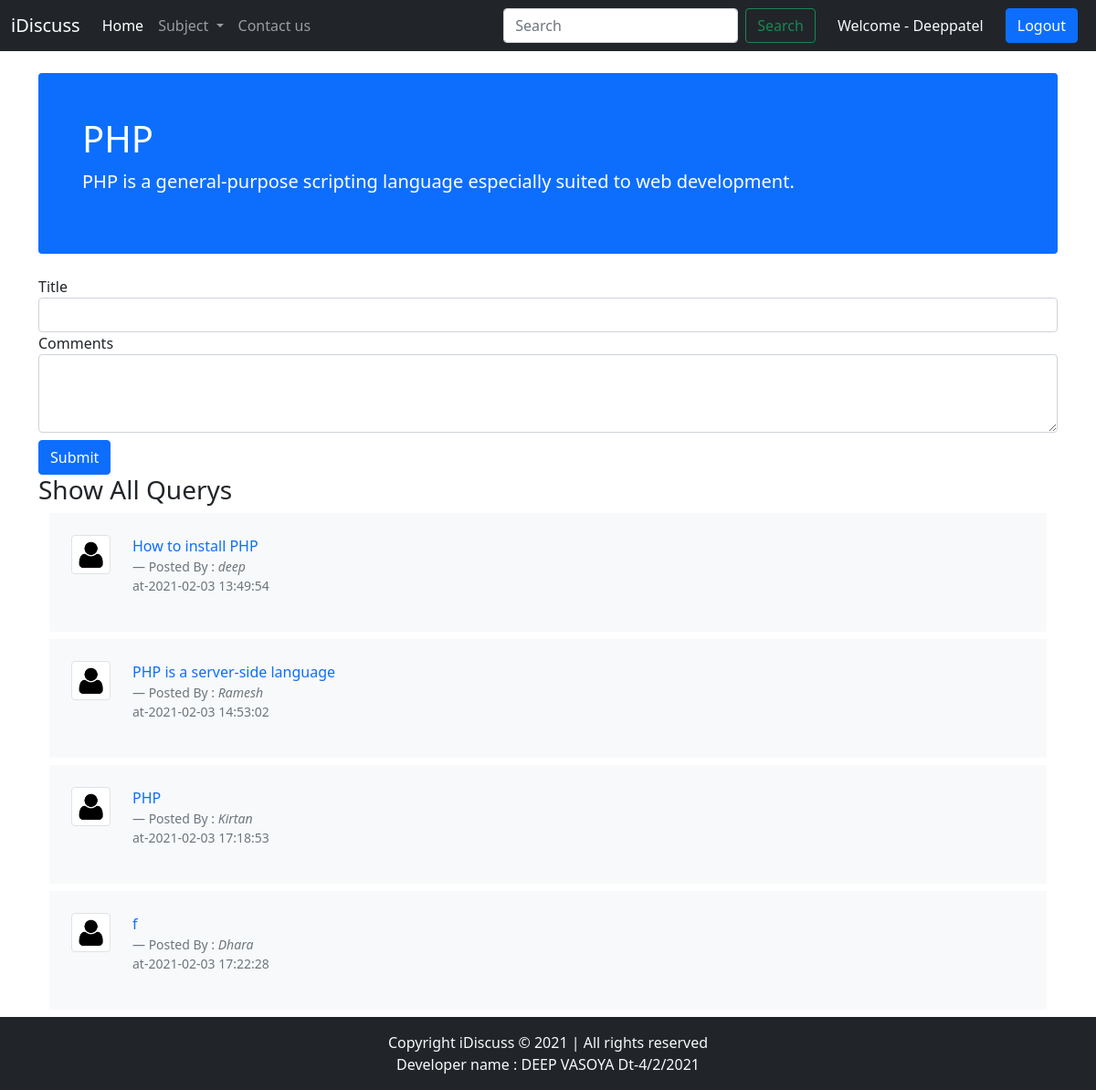
Screenshot of /thread.php?catid=1 (signed in) with the database file from the repository.
### tables this page shows
CREATE TABLE `category` (
  `category_id` int(11) NOT NULL,
  `category_title` varchar(30) NOT NULL,
  `category_desc` varchar(255) NOT NULL,
  `date` datetime NOT NULL DEFAULT current_timestamp()
);

CREATE TABLE `thread` (
  `thread_id` int(11) NOT NULL,
  `thread_title` varchar(255) NOT NULL,
  `thread_desc` text NOT NULL,
  `thread_catid` int(11) NOT NULL,
  `thread_user` int(11) NOT NULL,
  `date` datetime NOT NULL DEFAULT current_timestamp()
);

CREATE TABLE `user` (
  `sno` int(11) NOT NULL,
  `username` varchar(15) NOT NULL,
  `password` text NOT NULL,
  `date` datetime NOT NULL DEFAULT current_timestamp()
);

### thread.php (the view, shortened to what this page needs)
<!doctype html>
<html lang="en">
<head>
  <link href="https://cdn.jsdelivr.net/npm/bootstrap@5.0.0-beta1/dist/css/bootstrap.min.css" rel="stylesheet">
</head>
<body>
  <?php include "include/_nav.php"; ?>
  <?php include "include/_database.php"; ?>
  <?php
  $id = $_GET['catid'];
  $sql = "SELECT * FROM `category` WHERE `category_id` = $id";
  $result = mysqli_query($conn, $sql);
  while ($row = mysqli_fetch_assoc($result)) {
    $cattitle = $row['category_title'];
    $categorydesc = $row['category_desc'];
  }
  ?>
  <div class="container">
    <div>
      <div class="d-block bg-primary text-white my-4 p-5 rounded">
        <h1><?php echo $cattitle; ?></h1>
        <p class="lead"><?php echo $categorydesc; ?></p>
      </div>
    </div>
  </div>
  <?php
  if (isset($_SESSION['loggedin']) && $_SESSION['loggedin'] == true) {
    echo '<div class="container">
    <form action="' . $_SERVER["REQUEST_URI"] . '" method="post">
      <div class="form-group">
        <label for="title">Title</label>
        <input type="text" class="form-control" id="title" name="tit">
         <input type="hidden" id="sno" name="sno" value="' . $_SESSION["sno"] . '">
      </div>
      <div class="form-group mb-2">
        <label for="exampleFormControlTextarea1">Comments</label>
        <textarea class="form-control" id="exampleFormControlTextarea1" rows="3" name="co"></textarea>
      </div>
      <button type="submit" class="btn btn-primary">Submit</button>
    </form>
  </div>
';
  } else {
    echo '<div class="container my-5">
    <h4>You are not loggedin! First Loggedin and Post your Querys</h4>
  </div>';
  }
  ?>
  <div class="container">
    <h3>Show All Querys</h3>
  </div>
  <?php
  $id = $_GET['catid'];
  $sql = "SELECT * FROM `thread` WHERE thread_catid = $id";
  $result = mysqli_query($conn, $sql);
  while ($row = mysqli_fetch_assoc($result)) {
    $thread_id = $row['thread_id'];
    $thread_title = $row['thread_title'];
    $thread_user = $row['thread_user'];
    $dt = $row['date'];
    $sql2 = "SELECT username FROM `user` WHERE sno=$thread_user";
    $result2 = mysqli_query($conn, $sql2);
    $row2 = mysqli_fetch_assoc($result2);
    $user = $row2['username'];
    echo '
      <div class="container">
      <div class="container my-2">
      <div class="row g-0 bg-light position-relative">
      <div class="col-md-1 mb-md-0 p-md-4">
        <img src="image/user.png" width="50px" height="50px" class="img-fluid img-thumbnail" alt="...">
      </div>
      <div class="col-md-10 p-4 ps-md-0">
        <a href="threadlist.php?threadid=' . $thread_id . '" style="text-decoration:none">
          <p>' . $thread_title . '</p>
        </a>
        <footer class="blockquote-footer">Posted By : <cite title="Source Title">' . $user . '</cite><p>at-' . $dt . '</p></footer>
      </div>
    </div>
    </div>
  </div>';
  }
  ?>
  <?php
  include "include/_footer.php"
  ?>
</body>
</html>

### rows the page displays
category: category_title "PHP", category_desc "PHP is a general-purpose scripting language especially suited to web development."
thread: thread_title "How to install PHP", user.username "deep", date "2021-02-03 13:49:54"
thread: thread_title "PHP is a server-side language", user.username "Ramesh", date "2021-02-03 14:53:02"
thread: thread_title "PHP", user.username "Kirtan", date "2021-02-03 17:18:53"
thread: thread_title "f", user.username "Dhara", date "2021-02-03 17:22:28"

### other values shown
$_SESSION['username'] "Deeppatel"
